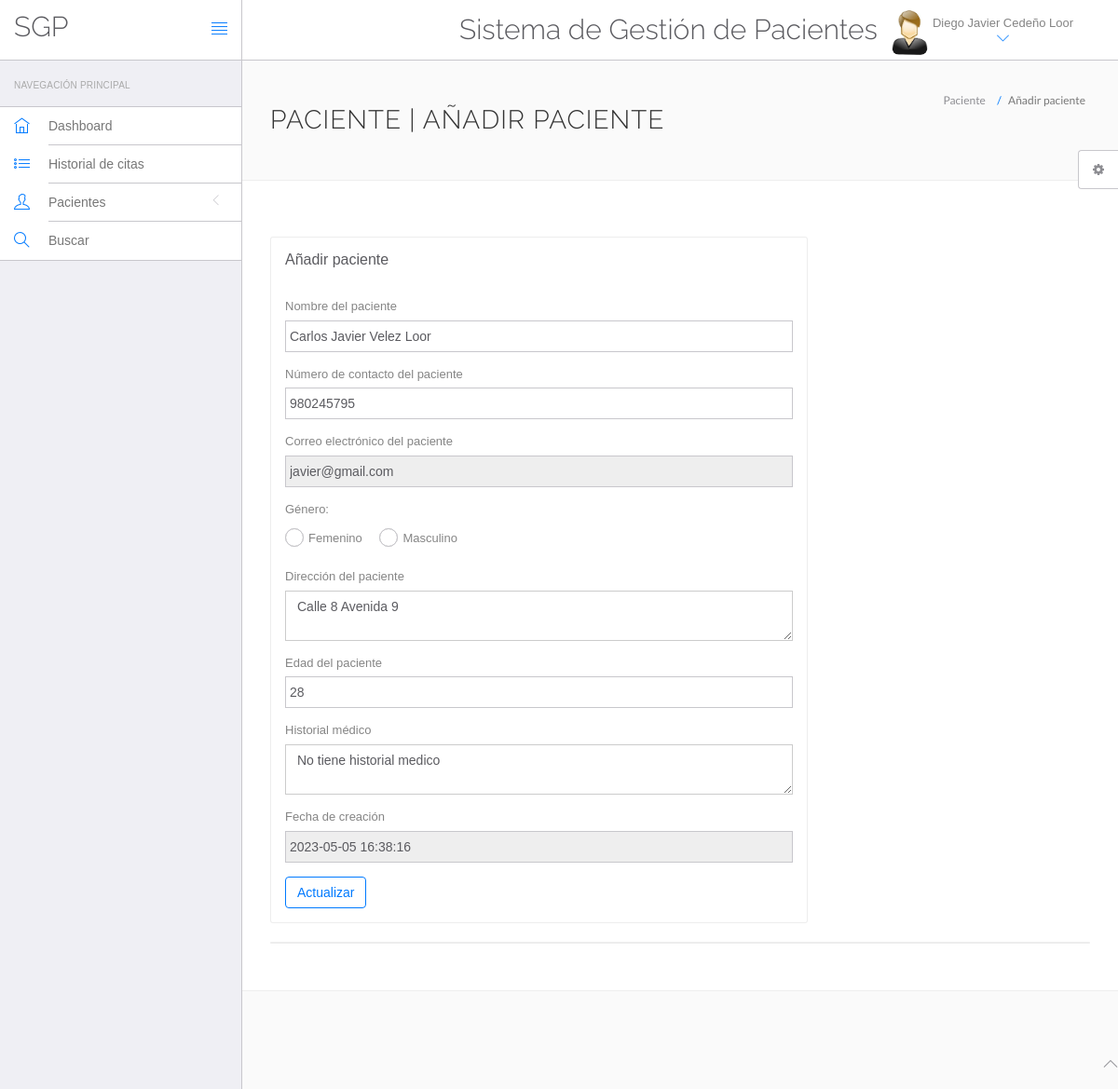
Page /hms/doctor/edit-patient.php?editid=7 (signed in) on the committed database.
### tables this page shows
CREATE TABLE `doctors` (
  `id` int(11) NOT NULL,
  `specilization` varchar(255) DEFAULT NULL,
  `doctorName` varchar(255) DEFAULT NULL,
  `address` longtext DEFAULT NULL,
  `docFees` varchar(255) DEFAULT NULL,
  `contactno` bigint(11) DEFAULT NULL,
  `docEmail` varchar(255) DEFAULT NULL,
  `password` varchar(255) DEFAULT NULL,
  `creationDate` timestamp NULL DEFAULT current_timestamp(),
  `updationDate` timestamp NULL DEFAULT NULL ON UPDATE current_timestamp()
);

CREATE TABLE `tblpatient` (
  `ID` int(10) NOT NULL,
  `Docid` int(10) DEFAULT NULL,
  `PatientName` varchar(200) DEFAULT NULL,
  `PatientContno` bigint(10) DEFAULT NULL,
  `PatientEmail` varchar(200) DEFAULT NULL,
  `PatientGender` varchar(50) DEFAULT NULL,
  `PatientAdd` mediumtext DEFAULT NULL,
  `PatientAge` int(10) DEFAULT NULL,
  `PatientMedhis` mediumtext DEFAULT NULL,
  `CreationDate` timestamp NULL DEFAULT current_timestamp(),
  `UpdationDate` timestamp NULL DEFAULT NULL ON UPDATE current_timestamp()
);

### hms/doctor/edit-patient.php (the view, shortened to what this page needs)
<?php
include('include/config.php');
?>
<!DOCTYPE html>
<html lang="en">
<head>
    <link rel="stylesheet" href="vendor/bootstrap/css/bootstrap.min.css">
    <link rel="stylesheet" href="vendor/fontawesome/css/font-awesome.min.css">
    <link rel="stylesheet" href="vendor/themify-icons/themify-icons.min.css">
    <link href="vendor/animate.css/animate.min.css" rel="stylesheet" media="screen">
    <link href="vendor/perfect-scrollbar/perfect-scrollbar.min.css" rel="stylesheet" media="screen">
    <link href="vendor/switchery/switchery.min.css" rel="stylesheet" media="screen">
    <link href="vendor/bootstrap-touchspin/jquery.bootstrap-touchspin.min.css" rel="stylesheet" media="screen">
    <link href="vendor/select2/select2.min.css" rel="stylesheet" media="screen">
    <link href="vendor/bootstrap-datepicker/bootstrap-datepicker3.standalone.min.css" rel="stylesheet" media="screen">
    <link href="vendor/bootstrap-timepicker/bootstrap-timepicker.min.css" rel="stylesheet" media="screen">
    <link rel="stylesheet" href="assets/css/styles.css">
    <link rel="stylesheet" href="assets/css/plugins.css">
    <link rel="stylesheet" href="assets/css/themes/theme-1.css" id="skin_color" />
</head>
<body>
    <div id="app">
        <?php include('include/sidebar.php');?>
        <div class="app-content">
            <?php include('include/header.php');?>
            <div class="main-content">
                <div class="wrap-content container" id="container">
                    <section id="page-title">
                        <div class="row">
                            <div class="col-sm-8">
                                <h1 class="mainTitle">Paciente | Añadir paciente</h1>
                            </div>
                            <ol class="breadcrumb">
                                <li>
                                    <span>Paciente</span>
                                </li>
                                <li class="active">
                                    <span>Añadir paciente</span>
                                </li>
                            </ol>
                        </div>
                    </section>
                    <div class="container-fluid container-fullw bg-white">
                        <div class="row">
                            <div class="col-md-12">
                                <div class="row margin-top-30">
                                    <div class="col-lg-8 col-md-12">
                                        <div class="panel panel-white">
                                            <div class="panel-heading">
                                                <h5 class="panel-title">Añadir paciente</h5>
                                            </div>
                                            <div class="panel-body">
                                                <form role="form" name="" method="post">
                                                    <?php
 $eid=$_GET['editid'];
$ret=mysqli_query($con,"select * from tblpatient where ID='$eid'");
while ($row=mysqli_fetch_array($ret)) {
?>
                                                    <div class="form-group">
                                                        <label for="doctorname">
                                                            Nombre del paciente
                                                        </label>
                                                        <input type="text" name="patname" class="form-control"
                                                            value="<?php  echo $row['PatientName'];?>" required="true">
                                                    </div>
                                                    <div class="form-group">
                                                        <label for="fess">
                                                            Número de contacto del paciente
                                                        </label>
                                                        <input type="text" name="patcontact" class="form-control"
                                                            value="<?php  echo $row['PatientContno'];?>" required="true"
                                                            maxlength="10" pattern="[0-9]+">
                                                    </div>
                                                    <div class="form-group">
                                                        <label for="fess">
                                                            Correo electrónico del paciente
                                                        </label>
                                                        <input type="email" id="patemail" name="patemail"
                                                            class="form-control"
                                                            value="<?php  echo $row['PatientEmail'];?>" readonly='true'>
                                                    </div>
                                                    <div class="form-group">
                                                        <label class="block">
                                                            Género:
                                                        </label>
                                                        <div class="clip-radio radio-primary">
                                                            <label for="rg-female">
                                                                Femenino
                                                            </label>
                                                            <label for="rg-male">
                                                                Masculino
                                                            </label>
                                                        </div>
                                                    </div>
                                                    <div class="form-group">
                                                        <label for="address">
                                                            Dirección del paciente
                                                        </label>
                                                        <textarea name="pataddress" class="form-control"
                                                            required="true"><?php  echo $row['PatientAdd'];?></textarea>
                                                    </div>
                                                    <div class="form-group">
                                                        <label for="fess">
                                                            Edad del paciente
                                                        </label>
                                                        <input type="text" name="patage" class="form-control"
                                                            value="<?php  echo $row['PatientAge'];?>" required="true">
                                                    </div>
                                                    <div class="form-group">
                                                        <label for="fess">
                                                            Historial médico
                                                        </label>
                                                        <textarea type="text" name="medhis" class="form-control"
                                                            placeholder="Ingrese el historial médico del paciente (si corresponde)"
                                                            required="true"><?php  echo $row['PatientMedhis'];?></textarea>
                                                    </div>
                                                    <div class="form-group">
                                                        <label for="fess">
                                                            Fecha de creación
                                                        </label>
                                                        <input type="text" class="form-control"
                                                            value="<?php  echo $row['CreationDate'];?>" readonly='true'>
                                                    </div>
                                                    <?php } ?>
                                                    <button type="submit" name="submit" id="submit"
                                                        class="btn btn-o btn-primary">
                                                        Actualizar
                                                    </button>
                                                </form>
                                            </div>
                                        </div>
                                    </div>
                                </div>
                            </div>
                            <div class="col-lg-12 col-md-12">
                                <div class="panel panel-white">
                                </div>
                            </div>
                        </div>
                    </div>
                </div>
            </div>
        </div>
    </div>
    <?php include('include/footer.php');?>
    <?php include('include/setting.php');?>
</body>
</html>

### hms/doctor/include/header.php (shortened to what this page needs)
<header class="navbar navbar-default navbar-static-top">
    <div class="navbar-header">
        <a class="navbar-brand" href="#">
            <h2 style="padding-top:20% ">SGP</h2>
        </a>
        <a href="#" class="sidebar-toggler pull-right visible-md visible-lg" data-toggle-class="app-sidebar-closed"
            data-toggle-target="#app">
            <i class="ti-align-justify"></i>
        </a>
    </div>
    <div class="navbar-collapse collapse">
        <ul class="nav navbar-right">
            <li style="padding-top:2% ">
                <h2>Sistema de Gestión de Pacientes</h2>
            </li>
            <li class="dropdown current-user">
                <a href class="dropdown-toggle" data-toggle="dropdown">
                    <img src="assets/images/images.jpg"> <span class="username">
                        <?php $query=mysqli_query($con,"select doctorName from doctors where id='".$_SESSION['id']."'");
while($row=mysqli_fetch_array($query))
{
	echo $row['doctorName'];
}
									?> <i class="ti-angle-down"></i></i></span>
                </a>
            </li>
        </ul>
    </div>
</header>

### hms/doctor/assets/css/themes/theme-1.css (style rules this page uses)
body { background: #FAFAFA; }
header .navbar-header { background: #ffffff !important; border-right-color: #c8c7cc !important; border-bottom-color: #c8c7cc !important; }
header .navbar-header .sidebar-toggler, header .navbar-header .sidebar-mobile-toggler { color: #007aff !important; }
header .navbar-header .navbar-brand { color: #777 !important; }
header .navbar-collapse { background: #ffffff !important; border-bottom-color: #c8c7cc !important; box-shadow: none !important; }
header .navbar-collapse .navbar-right > li > a { color: #777; }
header .navbar-collapse .navbar-right > li > a i { color: #007aff !important; }

### rows in the picture
doctors: doctorName "Diego Javier Cedeño Loor"
tblpatient: patname "Carlos Javier Velez Loor", patcontact "980245795", patemail "javier@gmail.com", pataddress "Calle 8 Avenida 9", patage "28", medhis "No tiene historial medico", CreationDate "2023-05-05 16:38:16"
